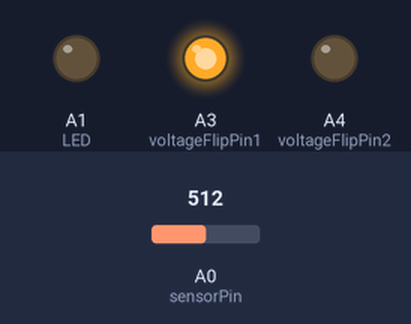
Simulated run of this sketch. Board: Arduino Uno, built with avr-gcc and run on an emulated ATmega328P. On the bench: output pins drawn as LEDs (lit = HIGH). Inputs (shaded band) come from the test bench; at power-on: A0 (sensorPin) = 512.

Above: at 0.1 s.
At 2.1 s:
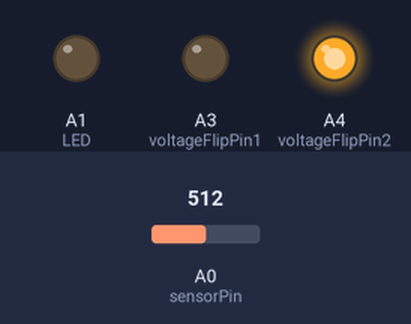
At 20.1 s:
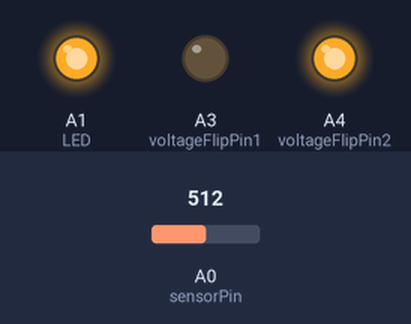
At 39.1 s:
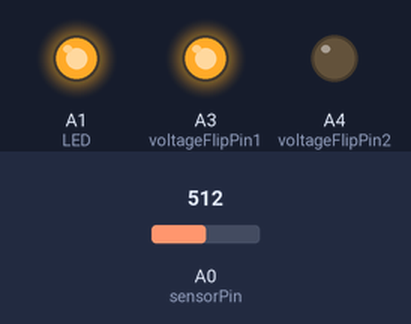
Timing chart, 0 to 40.0 s (numbered marks = the images above):
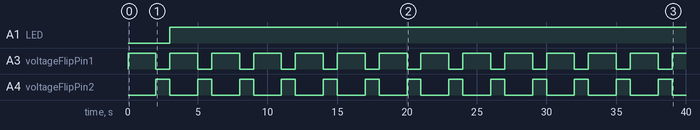

Measured:
- by itself, A1 (LED): LOW → HIGH at 3.0 s
- by itself, A3 (voltageFlipPin1): alternates HIGH for 2.0 s and LOW for 1.0 s
- by itself, A4 (voltageFlipPin2): alternates HIGH for 1.0 s and LOW for 2.0 s

The sketch:

Voltage_Flip1.ino
```cpp
/**@file*/
/* note the line above is required for doxygen to look at this file */
/**
 * @file Voltage_Flip1
 * @author Coach J
 * @date March 11, 2017
 * @brief Used for basic resistor soil moisture sensor.
 * @details Passes voltage back and forth between two resistors. With two galvanized
 * metal rods between them it creates an AC current that tests for moisture. A zero
 * indicates the probes are in water. 900 or more indicates soil is moist. Got the
 * how to from http://gardenbot.org/howTo/soilMoisture/#The_local_circuit_-_simple_voltage
**/

// ATMEL ATTINY841 / ARDUINO
//
//                                 +-\/-+
//                           VCC  1|    |14  GND
//  ADC11            (D  0)  PB0  2|    |13  AREF (D 10)              ADC0
//  ADC10      _____ (D  1)  PB1  3|    |12  PA1  (D  9)  TX0         ADC1
//  ADC9       RESET (D 11)  PB3  4|    |11  PA2  (D  8)  RX0         ADC2
//  ADC8  PWM  INT0  (D  2)  PB2  5|    |10  PA3  (D  7)        PWM   ADC3
//  ADC7  PWM        (D  3)  PA7  6|    |9   PA4  (D  6)  RX1   PWM   ADC4
//  ADC6  PWM        (D  4)  PA6  7|    |8   PA5  (D  5)  TX1   PWM   ADC5
//                                 +----+
//

//#define voltageFlipPin1 2
//#define voltageFlipPin2 3
//#define LED 0
//#define sensorPin 1

const int sensorPin = A0;
const int voltageFlipPin1 = A3; // A3 = D7
const int voltageFlipPin2 = A4; // A4 = D6
const int LED = A1;


int flipTimer = 1000;

void setup(){
  pinMode(voltageFlipPin1, OUTPUT);
  pinMode(voltageFlipPin2, OUTPUT);
  pinMode(LED, OUTPUT);
  pinMode(sensorPin, INPUT);
}

// creates AC current - right to left and left to right
void setSensorPolarity(boolean flip){
  if(flip) {
    digitalWrite(voltageFlipPin1, HIGH);
    digitalWrite(voltageFlipPin2, LOW);
  } else {
   digitalWrite(voltageFlipPin1, LOW);
   digitalWrite(voltageFlipPin2, HIGH);
  }
}


void loop(){
  setSensorPolarity(true);
  delay(flipTimer);

  int val1 = analogRead(sensorPin);
  delay(flipTimer);
  setSensorPolarity(false);
  delay(flipTimer);

  // invert the reading
  int val2 = 1023 - analogRead(sensorPin);

  //
  reportLevels(val1,val2);
}


void reportLevels(int val1,int val2) {

  int avg = (val1 + val2) / 2;

  int brightnessLED = map(avg,0,1000, 0, 256);

  analogWrite(LED, brightnessLED);
}
```
